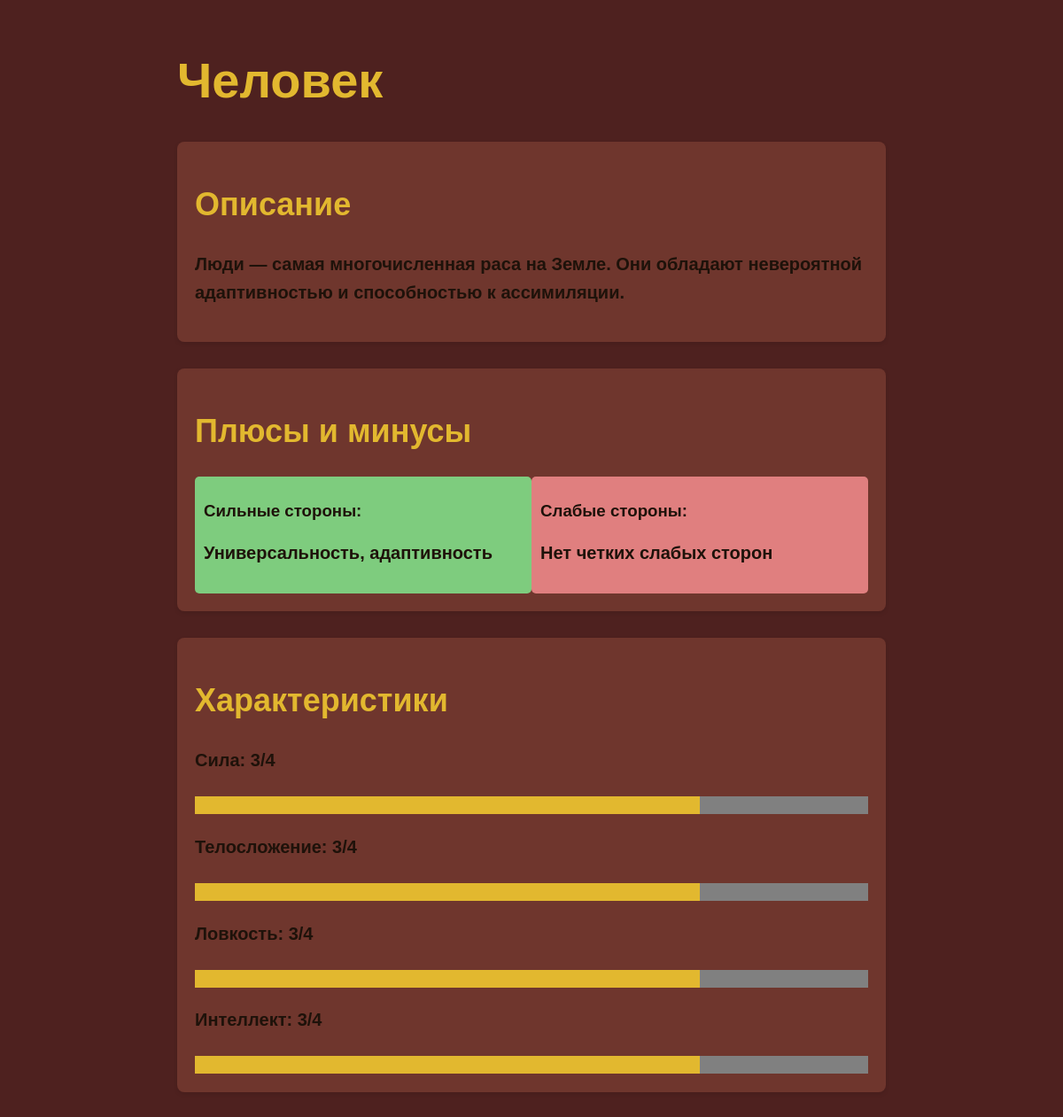
The page /race/1 on the database its author committed.
### data/races.py (models this page shows)
class Races(SqlAlchemyBase):
    __tablename__ = 'races'
    id = sqlalchemy.Column(sqlalchemy.Integer,
                           primary_key=True, autoincrement=True)
    name = sqlalchemy.Column(sqlalchemy.String, unique=True)
    description = sqlalchemy.Column(sqlalchemy.String)
    class_id = sqlalchemy.Column(sqlalchemy.Integer,
                                 sqlalchemy.ForeignKey("classes.id"), nullable=False)
    strong_points = sqlalchemy.Column(sqlalchemy.String)
    weak_points = sqlalchemy.Column(sqlalchemy.String)
    strength = sqlalchemy.Column(sqlalchemy.Integer)
    constitution = sqlalchemy.Column(sqlalchemy.Integer)
    dexterity = sqlalchemy.Column(sqlalchemy.Integer)
    intelligence = sqlalchemy.Column(sqlalchemy.Integer)
    hero = orm.relationship('Hero', back_populates='races')
    classes = orm.relationship('Classes')

### main.py (the view)
@app.route("/race/<int:race_id>")
def race_details(race_id):
    db_sess = db_session.create_session()
    race = db_sess.query(Races).get(race_id)
    if not race:
        return render_template('error.html', message="Раса не найдена"), 404
    return render_template('race_details.html', race=race)

### data/db_session.py (called while the page is built)
def create_session() -> Session:
    global __factory
    return __factory()

### templates/race_details.html (shortened to what this page needs)
<!DOCTYPE html>
<html lang="en">
<head>
</head>
<body>
    <div class="container">
        <h1>{{ race.name }}</h1>
        <div class="section">
            <h2>Описание</h2>
            <p>{{ race.description }}</p>
        </div>
        <div class="section">
            <h2>Плюсы и минусы</h2>
            <div style="display: flex;">
                <div style="flex: 1; background-color: #7ecc7e; padding: 10px; border-radius: 5px; color: #1e120a;">
                    <h3>Сильные стороны:</h3>
                    <p>{{ race.strong_points }}</p>
                </div>
                <div style="flex: 1; background-color: #e07f7f; padding: 10px; border-radius: 5px; color: #1e120a;">
                    <h3>Слабые стороны:</h3>
                    <p>{{ race.weak_points }}</p>
                </div>
            </div>
        </div>
        <div class="section">
            <h2>Характеристики</h2>
            <div>
                <p>Сила: {{ race.strength }}/4</p>
                <progress value="{{ race.strength }}" max="4"></progress>
            </div>
            <div>
                <p>Телосложение: {{ race.constitution }}/4</p>
                <progress value="{{ race.constitution }}" max="4"></progress>
            </div>
            <div>
                <p>Ловкость: {{ race.dexterity }}/4</p>
                <progress value="{{ race.dexterity }}" max="4"></progress>
            </div>
            <div>
                <p>Интеллект: {{ race.intelligence }}/4</p>
                <progress value="{{ race.intelligence }}" max="4"></progress>
            </div>
        </div>
    </div>
</body>
</html>

### templates/race_details.html (style rules this page uses)
body { font-family: Arial, sans-serif; margin: 0; padding: 0; background-color: #4e211f; color: #1e120a; }
.container { max-width: 800px; margin: 0 auto; padding: 20px; }
h2, h1 { color: #e2b82f; }
h1 { font-size: 56px; }
h2 { font-size: 36px; }
h3 { color: #1e120a; }
p { line-height: 1.6; font-weight: 750; font-size: 20px; color: #1e120a; }
.section { margin-bottom: 30px; padding: 20px; border-radius: 8px; background-color: #6f362d; box-shadow: 0 2px 5px rgba(0, 0, 0, 0.1); }
progress { width: 100%; height: 20px; border: none; border-radius: 5px; margin-top: 5px; }

### rows shown on the page
Races: name "Человек", description "Люди — самая многочисленная раса на Земле. Они обладают невероятной адаптивностью и способностью к ассимиляции.", strong_points "Универсальность, адаптивность", weak_points "Нет четких слабых сторон", strength "3", constitution "3", dexterity "3", intelligence "3"
